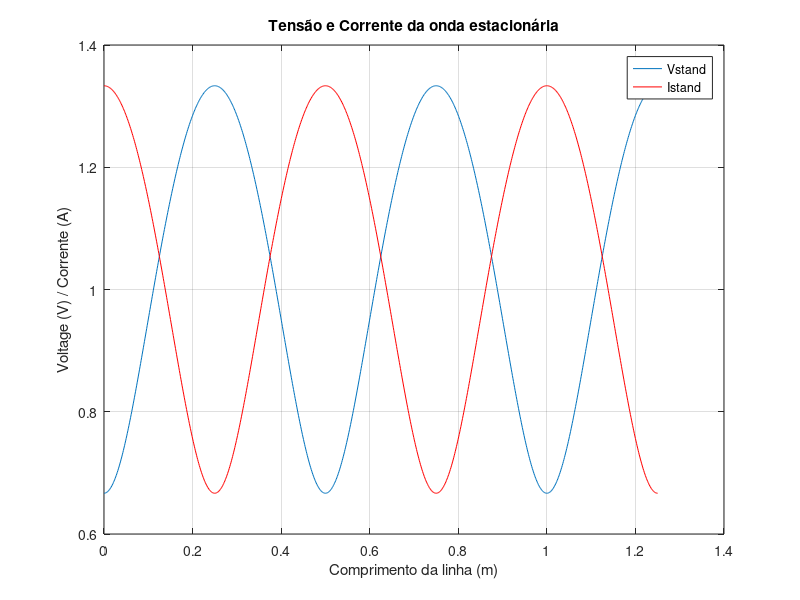
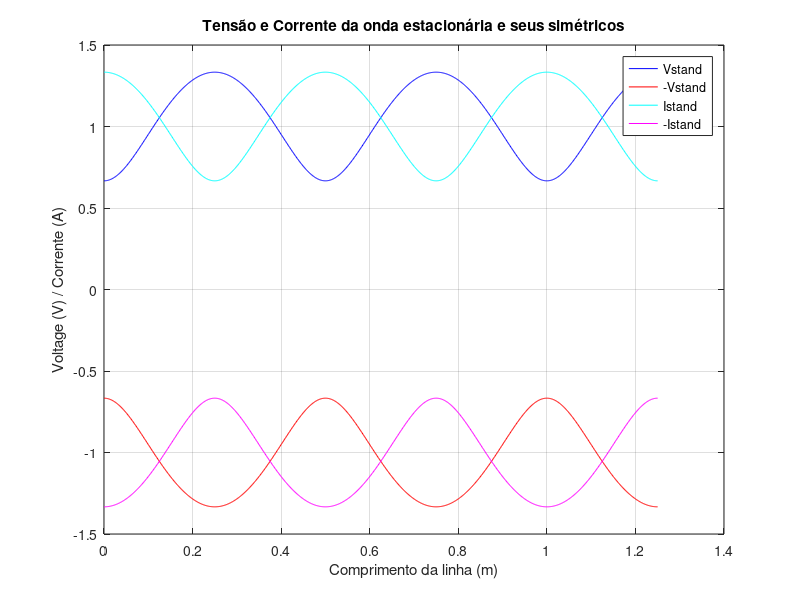
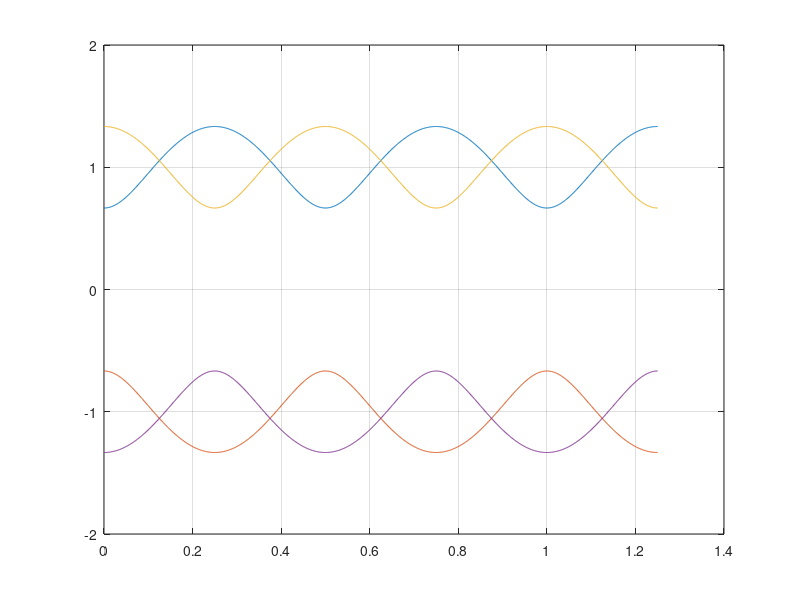

MATLAB code for these plots, in order: (Note: this script raises an error after producing the figures.)
clear,clc,close all

Vg=2;           %Volts gerador   
Zg=50;          %Impedancia do gerador
Z0=Zg;          %Impedancia carateristica
l=1.25;         %comprimento da linha
f=300e6;        %frequencia (Hz)
alpha=0;        %constante de atenuação
ZL=100;         %useer input (can be complex)

%% Problem solving steps
% 1.
lameda=300e6/f;         %lameda= 300/f(em MHz)-> 300e6/f(em Hz) (SLIDE 6)
T=1/f;                  %periodo
pl=(ZL-Z0)/(ZL+Z0);     %coeficiente de refleção   (SLIDE 57)
beta=2*pi/lameda;       %constante de fase     (SLIDE 33)  
gama=alpha+1i*beta;     %constante de propagaçao    (SLIDE 33)
w=2*pi*f;               %frequência angular 

x=linspace(0,l,1000);   %vetor com 1000 pontos e com distancia de 1.25

% 2.
% a)
Vi=Vg/2*exp(-gama*x);   %Tensão Incidente  (SLIDE 60)
Ii=Vi/Z0;               %Corrente Incidente  (SLIDE 60)

% b)
Vr=Vg/2*exp(-2*gama*l)*pl*exp(gama*x);  %Tensão refletida  (SLIDE 60)
Ir=-Vr/Z0;                               %Corrente Refletida  (SLIDE 60)

% 3.
Vstand=abs(Vi + Vr);  %Vetor de amplitude da tensão da onda estacionária

figure(1)
plot(x,Vstand); %Gráfico
grid on
title('Tensão da onda estacionária')
xlabel('Comprimento da linha (m)')
ylabel('Voltage (V)')

VSWRc=(1+abs(pl))/(1-abs(pl)); %Usando calculos 
VSWRg=max(Vstand)/min(Vstand); %Usando os gráficos

% 4.
Istand = abs(Ii + Ir);   %Vetor de amplitude da corrente da onda estacionária

hold on         %manter o grafico anterior
plot(x,50*Istand,'r')
title('Tensão e Corrente da onda estacionária')
ylabel('Voltage (V) / Corrente (A)')
legend('Vstand','Istand')
hold off

% 5.
figure(2)
plot(x,Vstand,'b',x,-Vstand,'r',x,50*Istand,'c',x,50*(-Istand),'m')
grid on
title('Tensão e Corrente da onda estacionária e seus simétricos')
xlabel('Comprimento da linha (m)')
ylabel('Voltage (V) / Corrente (A)')
legend('Vstand','-Vstand','Istand','-Istand')

% 6.
Tstep = T/32;
t = 0;
figure
plot(x, Vstand, x, -Vstand,x, 50*Istand, x, 50*(-Istand));
grid on
ylim([-2 2])
hold on
for i = 1:160
    hv = plot(x,real((Vi+Vr).*exp(1i*w*t)),'b');
    hi = plot(x,real(25*(Ii-Ir).*exp(1i*w*t)),'r');
    pause(0.25);
    delete(hv); 
    delete(hi);
    t = t+Tstep;
end

% 7.
 
% 8.
figure(4)
px=Vr./Vi;     %coeficiente de reflexão    
polarplot(px);
title('Coeficiente de Reflexão (Complexo)')

